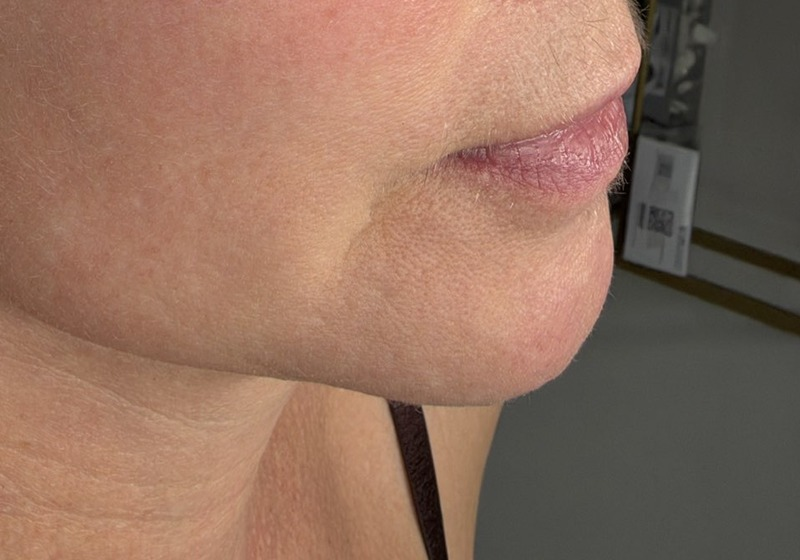
#> input picture posts_22_11/src/A_b.jpg, 800 x 560 px, given in place of logo.png, which was not available
$ python reel_elastistrom.py
#> lines starting #> are read from the running program, lines starting #| are printed output that depends on the picture
### posts_19_11/rolka_R3/edit.py
# R3 reel editor: cuts, light retouch, animated captions, transitions, SFX.
import subprocess, json, math, os, sys
import numpy as np, cv2
from PIL import Image, ImageDraw, ImageFont, ImageFilter
from scipy import signal

D = os.path.dirname(os.path.abspath(__file__))
SRC = os.path.join(D, 'src')
F = '/tmp/claude-0/fonts/'
W, H, FPS, SR = 1080, 1920, 30, 48000
GOLD = (243, 199, 122); WHITE = (255, 255, 255); CREAM = (251, 243, 230)
LOGO = '/home/user/congenial-winner/posts_19_11/src/logo.png'

def font(name, size): return ImageFont.truetype(F + name, size)

# ---------------------------------------------------------------- timeline
# Each V item: clip, in, out, zoom (start,end), plus events relative to segment start.
V = lambda clip, a, b, z=(1.0, 1.03), **k: dict(kind='v', clip=clip, a=a, b=b, z=z, **k)
C = lambda dur, **k: dict(kind='card', dur=dur, **k)
TL = [
    V('c1', 1.15, 4.75, z=(1.22, 1.0), tin=None, name='hook'),
    V('c5', 1.20, 2.20, z=(1.0, 1.03), tin='whip', name='n1a'),
    V('c5', 2.60, 3.80, z=(1.14, 1.17), tin='cut', name='n1b'),
    V('c5', 9.95, 13.45, z=(1.0, 1.05), tin='cut', name='n1c'),
    V('c5', 17.40, 20.15, z=(1.12, 1.16), tin='cut', name='n1d'),
    V('c2', 1.45, 2.40, z=(1.0, 1.03), tin='whip', name='n2a'),
    V('c2', 2.95, 4.05, z=(1.14, 1.17), tin='cut', name='n2b'),
    V('c2', 6.75, 7.90, z=(1.0, 1.04), tin='cut', name='nosun'),
    V('c2', 17.45, 20.80, z=(1.12, 1.18), tin='cut', name='uva'),
    V('c3', 10.20, 12.75, z=(1.0, 1.04), tin='whip', name='n3'),
    V('c3', 17.90, 22.20, z=(1.12, 1.16), tin='cut', name='heat'),
    V('c3', 26.90, 31.00, z=(1.0, 1.06), tin='flash', name='fix'),
    V('c4', 0.80, 3.75, z=(1.1, 1.14), tin='whip', name='porc'),
    V('c4', 4.85, 8.30, z=(1.0, 1.04), tin='cut', name='save'),
    C(3.0, name='cta', tin='zoom'),
]
t = 0.0
for s in TL:
    s['dur'] = s.get('dur') or (s['b'] - s['a'])
    s['t0'] = t; t += s['dur']
TOTAL = t
NF = int(round(TOTAL * FPS))
SEG = {s['name']: s for s in TL}
def T(name, rel): return SEG[name]['t0'] + rel

# ---------------------------------------------------------------- captions (word, rel start in segment, gold?)
CAP = {
 'hook':  [[('THAT', 1.20), ('ARE', 1.70), ('RUINING', 2.06, 1)], [('YOUR', 2.40), ('SKIN', 2.74, 1)]],
 'n1c':   [[('IT', 0.06), ('STRIPS', 0.16, 1)], [('YOUR', 0.76), ("SKIN'S", 1.38)], [('NATURAL', 1.78), ('LIPIDS', 2.50, 1)]],
 'n1d':   [[('SO', 0.06), ('IT', 0.56), ('ENDS', 0.96), ('UP', 1.16)], [('ROUGH', 1.44, 1), ('&', 1.94), ('TIGHT', 2.26, 1)]],
 'nosun': [[('NO', 0.08, 1), ('SUN?', 0.40, 1)]],
 'uva':   [[('UVA', 0.08, 1), ('STILL', 0.52), ('REACHES', 1.08)], [('YOUR', 1.42), ('SKIN', 1.62)], [('IN', 1.92), ('NOVEMBER', 2.32, 1)]],
 'heat':  [[('WITH', 0.10), ('THE', 0.54), ('HEATING', 0.76, 1), ('ON', 0.94)], [('YOUR', 1.28), ('SKIN', 1.60), ('LOSES', 1.92)], [('WATER', 2.52, 1), ('FASTER', 3.60, 1)]],
 'fix':   [[('IT', 0.08), ('NEEDS', 0.28)], [('TO', 1.94), ('REBUILD', 2.62)], [('ITS', 3.04), ('BARRIER', 3.58, 1)]],
 'porc':  [[("THAT'S", 0.08), ('EXACTLY', 0.42), ('WHAT', 0.78)], [('PORCERAMID', 1.10, 1), ('DOES', 2.04)]],
 'save':  [[('SO', 0.08), ('SAVE', 0.68, 1), ('THIS', 1.06), ('REEL', 1.28, 1)], [('AND', 1.54), ('SEND', 2.24), ('ME', 2.52)], [('A', 2.68), ('DIRECT', 2.78, 1), ('MESSAGE', 3.06, 1)]],
}

# ---------------------------------------------------------------- easing
def clamp(x, a=0, b=1): return max(a, min(b, x))
def out_back(x, s=2.2):
    x = clamp(x) - 1; return 1 + (s + 1) * x ** 3 + s * x ** 2
def out_cubic(x): x = clamp(x); return 1 - (1 - x) ** 3
def in_out(x): x = clamp(x); return x * x * (3 - 2 * x)

# ---------------------------------------------------------------- sprite rendering
_cache = {}
# [43 lines left out: functions text_sprite, paste, not called in this run]

def _safe(canvas, s, x, y):
    big = Image.new('RGBA', canvas.size); big.paste(s, (x, y), s); canvas.alpha_composite(big)

# [16 lines left out: function pill_sprite, not called in this run]

# fonts
F_CAP = font('mont800.ttf', 84)
F_HEAD = font('mont800.ttf', 110)
F_NUM = font('pf800.ttf', 330)
F_SER = font('pf700i.ttf', 70)
F_SMALL = font('mont600.ttf', 40)
F_PILL = font('mont800.ttf', 40)
logo = Image.open(LOGO).convert('RGBA'); logo = logo.resize((420, int(300 * logo.height / logo.width)), Image.LANCZOS)
#> after `logo = logo.resize((420, int(300 * logo.height / logo.width)), Image.L`:
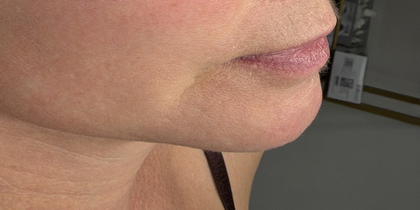
#> logo: PIL image 420x210 RGBA; mean R, G, B, A 146, 112.3, 94.6, 255

# ---------------------------------------------------------------- overlay events (headlines)
# [43 lines left out: function headline_layer, not called in this run]

_bm = None
# [69 lines left out: functions bookmark_sprite, captions_layer, card_layer, read_segment, not called in this run]

CASC = cv2.CascadeClassifier(cv2.data.haarcascades + 'haarcascade_frontalface_default.xml')
# [13 lines left out: function faces_for, not called in this run]

# ---------------------------------------------------------------- retouch (no geometry changes)
LUT = np.clip(np.array([((x / 255) ** 0.96) * 255 for x in range(256)]), 0, 255)
curve = np.array([255 * (0.5 - 0.5 * math.cos(math.pi * (x / 255))) * 0.18 + x * 0.82 for x in range(256)])
LUT = np.clip(curve * 1.0, 0, 255)
LUT_R = np.clip(LUT * 1.03 + 2, 0, 255).astype(np.uint8)
LUT_G = np.clip(LUT * 1.005 + 1, 0, 255).astype(np.uint8)
LUT_B = np.clip(LUT * 0.965, 0, 255).astype(np.uint8)
yy, xx = np.mgrid[0:H, 0:W]
VIG = (1 - 0.22 * np.clip((((xx - W / 2) / (W * 0.75)) ** 2 + ((yy - H * 0.45) / (H * 0.7)) ** 2) - 0.25, 0, 1)).astype(np.float32)[..., None]

# [116 lines left out: functions retouch, zoom, motion_blur, build_video, not called in this run]

def vgrad(top, h0, h1, a0, a1):
    g = np.zeros((H, W, 4), np.uint8)
    ys = np.arange(H)
    a = np.clip((ys - h0) / (h1 - h0), 0, 1); a = a0 + (a1 - a0) * a
    a[(ys < min(h0, h1)) | (ys > max(h0, h1))] = 0
    if top: a[ys < h0] = a0
    else: a[ys > h1] = a1
    g[..., 3] = (a * 255)[:, None]
    return Image.fromarray(g)
TOPGRAD = vgrad(True, 0, 620, 0.55, 0.0)
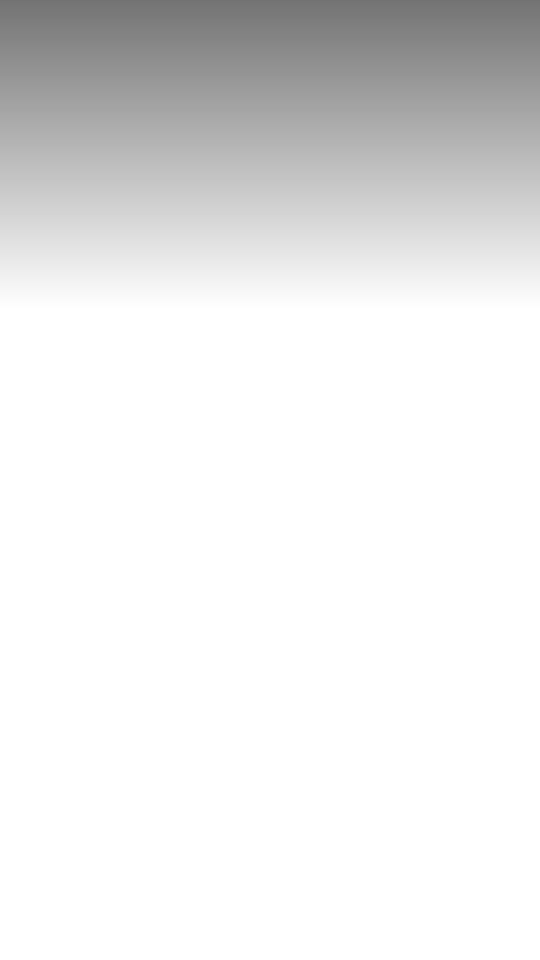
#> TOPGRAD: PIL image 1080x1920 RGBA (shown at 1/2 size); mean R, G, B, A 0, 0, 0, 22.5; transparent parts drawn white
BOTGRAD = vgrad(False, 1150, 1600, 0.0, 0.55)
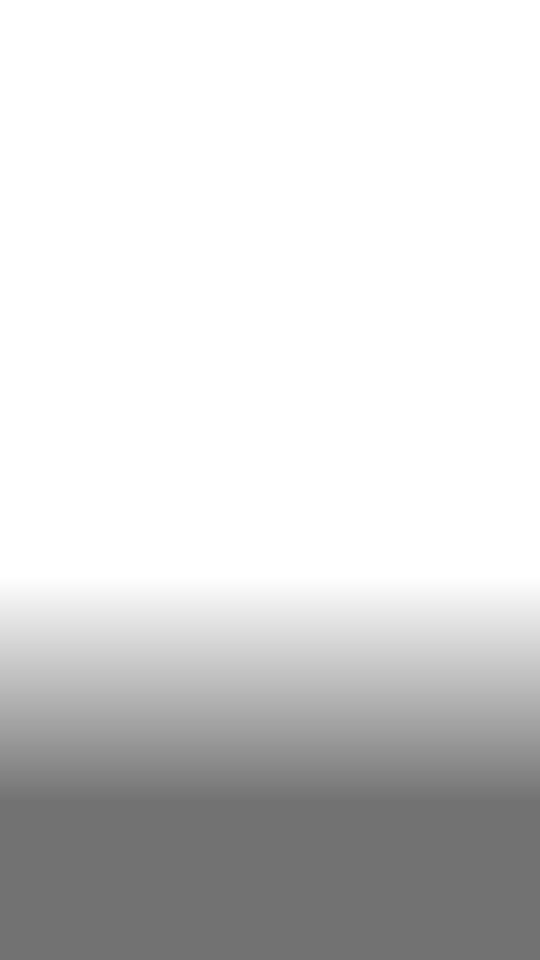
#> BOTGRAD: PIL image 1080x1920 RGBA (shown at 1/2 size); mean R, G, B, A 0, 0, 0, 39.6; transparent parts drawn white

# slam moments (for shake + boom)
SHAKES = [T('hook', 0.0), T('n1a', 0.0), SEG['n2a']['t0'], T('n3', 0.0), T('fix', 0.70), T('cta', 0.3)]

# ---------------------------------------------------------------- SFX
rng = np.random.default_rng(7)
def env(n, a, r):
    e = np.ones(n); ai = int(a * SR); e[:ai] = np.linspace(0, 1, ai) if ai else 1
    e *= np.exp(-np.linspace(0, r, n)); return e
# [37 lines left out: functions whoosh, boom, pop, ding, kaching, bloop and 1 more, not called in this run]
def tick():
    n = int(0.03 * SR); tt = np.arange(n) / SR
    return np.sin(2 * np.pi * 2200 * tt) * np.exp(-tt * 200) * 0.5

# [27 lines left out: function sfx_track, not called in this run]

_clean = {}
# [35 lines left out: functions clean_clip, voice_track, not called in this run]

# [24 lines that do not run on import are left out]

### posts_22_11/rolka_elastistrom_src/reel_elastistrom.py
# ElastiStrom & RF Contour before/after reel — DETAIL CROPS ONLY (client consented to details, not full face).
import sys, os, math, subprocess
import numpy as np, cv2
from PIL import Image, ImageDraw, ImageFilter
sys.path.insert(0, '/home/user/congenial-winner/posts_19_11/rolka_R3')
import edit as E
from scipy.io import wavfile

D = os.path.dirname(os.path.abspath(__file__))
SRC = sys.argv[2] if len(sys.argv) > 2 else D   # folder with rotated photos (kept out of the repo)
sys.path.insert(0, SRC)
from crops import CROPS
W, H, FPS, SR = 1080, 1920, 30, 48000
F = E.font
CW, CH = 820, 574
TOP_Y, BOT_Y = 380 + CH // 2, 980 + CH // 2

def card(key, scale=1.0):
#> called with key = 'A_b', scale = 1
    f, b = CROPS[key]
    im = Image.open(os.path.join(SRC, f + '.jpg')).convert('RGB').crop(b)
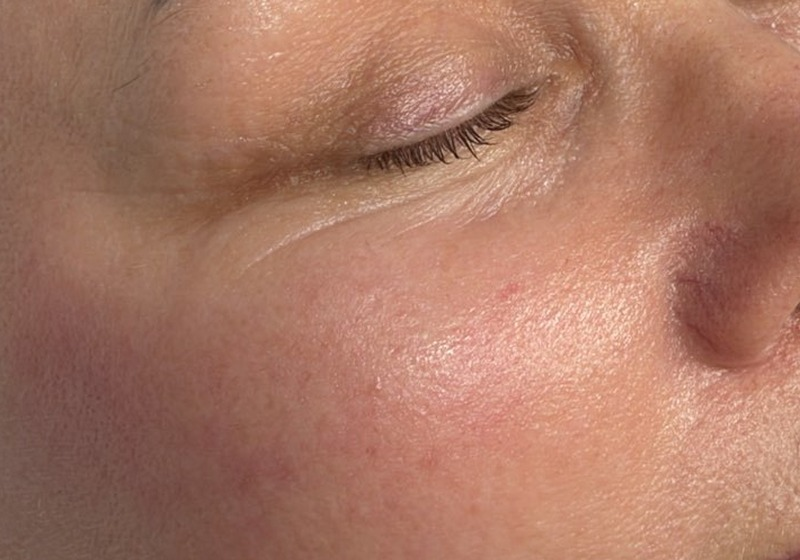
#> input picture posts_22_11/src/E_a.jpg, 800 x 560 px, given in place of 0689.jpg, which was not available
#> im: PIL image 958x670 RGB; every value is 0
    return np.array(im.resize((int(CW * 1.08), int(CH * 1.08)), Image.LANCZOS))
#> returned value: shape (619, 885, 3); every value is 0
CARDS = {k: card(k) for k in CROPS}
#> in card (call 2), `im = Image.open(os.path.join(SRC, f + '.jpg')).convert('RGB').crop(b)`: im: PIL image 1159x812 RGB; every value is 0
#> (the run stopped early here; a loop or call above may not have finished)
